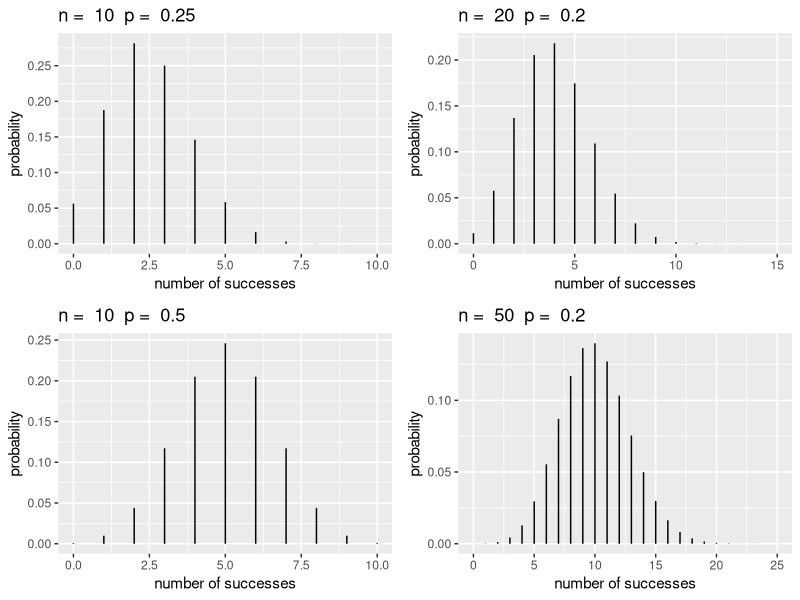
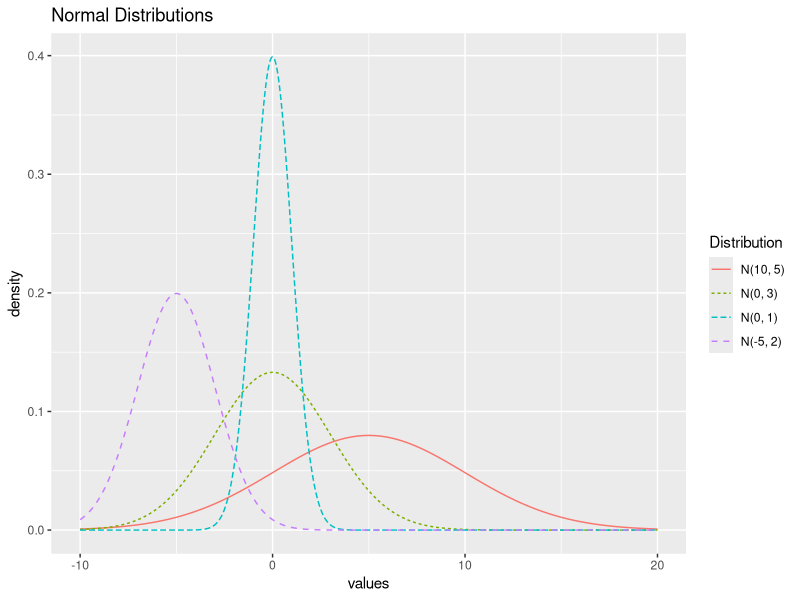
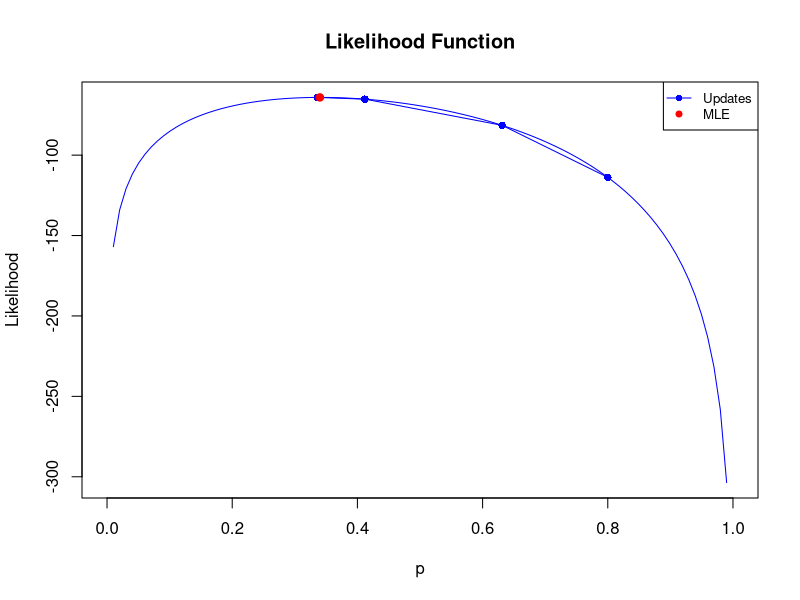

Here is the R script that generated these plots, in order:
## ---- chunk 1
knitr::opts_chunk$set(echo = TRUE, warning = FALSE, message = FALSE)
## ---- chunk 2
library(gridExtra)  
library(tidyverse)

plotBinomial=function(n,p){
  y1 <- 0:n  # possible values
  prob <- dbinom(y1, n, p)  # P(Y=y)
  BBGdf <- data.frame(y1, prob)
  ggplot(data = BBGdf, aes(x = y1, xend = y1, y = 0, yend = prob)) + 
    geom_segment() + 
    xlab("number of successes") + ylab("probability") + labs(title=paste("n = ", n, " p = ", p))
}
Binom1 <- plotBinomial(10,.25) + xlim(0, 10) + scale_y_continuous(breaks = c(0.00, 0.05, 0.10, 0.15, 0.20, 0.25))
Binom2 <- plotBinomial(20,.2) + xlim(0, 15)
Binom3 <- plotBinomial(10,.5) + xlim(0, 10)
Binom4 <- plotBinomial(50,.2) + xlim(0, 25)
grid.arrange(Binom1,Binom2,Binom3,Binom4,ncol=2)
## ---- chunk 3
dbinom(2, size = 10, prob = .25)
## ---- chunk 4
#normalPlots
x <- seq(-10, 20, by = 0.01)
norm1 <- dnorm(x, -5, 2)
norm2 <- dnorm(x, 0 , 1)
norm3 <- dnorm(x, 5, 5)
norm4 <- dnorm(x, 0, 3)
normDf <- tibble(x, norm1, norm2, norm3, norm4) %>%
  rename(`N(-5, 2)` = norm1,
         `N(0, 1)` = norm2,
         `N(10, 5)` = norm3,
         `N(0, 3)` = norm4) %>%
  gather(2:5, key = "Distribution", value = "value") %>%
  mutate(Distribution = factor(Distribution, 
    levels = c("N(10, 5)","N(0, 3)", "N(0, 1)", "N(-5, 2)")))
ggplot(data = normDf, 
       aes(x = x, y = value, color = Distribution)) +
  geom_line(aes(linetype = Distribution)) +
  xlab("values") + ylab("density") + 
  labs(title = "Normal Distributions")
## ---- chunk 5
set.seed(42) # For reproducibility
sample_data <- rbinom(1000, size = 1, prob = 0.3) # Assuming success probability of 0.3

# Log-likelihood function for Bernoulli distribution
log_likelihood_bernoulli <- function(p, data) {
  n <- length(data)
  log_likelihood <- sum(data * log(p) + (1 - data) * log(1 - p))
  return(-log_likelihood) # Negative to be used with optimization functions (minimization)
}

# Initial parameter value for optimization (probability of success)
initial_param <- 0.8

# Find MLE using optim
result <- optim(
  par = initial_param, fn = log_likelihood_bernoulli,
  data = sample_data, method = "Brent", lower = 0, upper = 1
) # If bounds aren't provided, use method="BFGS"


# MLE estimate of p
mle_p <- result$par

# Print the result
cat("MLE of p:", mle_p, "\n")
## ---- chunk 6
# First derivative of the log-likelihood function
log_likelihood_bernoulli_prime <- function(p, data) {
  n <- length(data)
  d_log_likelihood <- sum(data / p - (1 - data) / (1 - p))
  return(-d_log_likelihood) # Negative to be used with optimization functions (minimization)
}
# Second derivative of the log-likelihood function
log_likelihood_bernoulli_double_prime <- function(p, data) {
  n <- length(data)
  dd_log_likelihood <- sum(-data / p^2 - (1 - data) / (1 - p)^2)
  return(-dd_log_likelihood) # Negative to be used with optimization functions (minimization)
}
# Initial parameter value for optimization (probability of success)
initial_param <- 0.8
# Newton-Raphson algorithm for optimization
tolerance <- 1e-8
max_iterations <- 1000
p <- initial_param
for (i in 1:max_iterations) {
  p_new <- p - log_likelihood_bernoulli_prime(p, sample_data) /
    log_likelihood_bernoulli_double_prime(p, sample_data)
  if (abs(p_new - p) < tolerance) {
    break
  }
  p <- p_new
}
# Print the result
cat("MLE of p:", p, "\n")
## ---- chunk 7
# Sample data (replace this with your observed data)
set.seed(42) # For reproducibility
sample_data <- rbinom(100, size = 1, prob = 0.3) # Assuming success probability of 0.3

# Log-likelihood function for Bernoulli distribution
log_likelihood_bernoulli <- function(p, data) {
  n <- length(data)
  log_likelihood <- sum(data * log(p) + (1 - data) * log(1 - p))
  return(log_likelihood)
}

# First derivative of the log-likelihood function
log_likelihood_bernoulli_prime <- function(p, data) {
  n <- length(data)
  d_log_likelihood <- sum(data / p - (1 - data) / (1 - p))
  return(d_log_likelihood)
}

# Second derivative of the log-likelihood function
log_likelihood_bernoulli_double_prime <- function(p, data) {
  n <- length(data)
  dd_log_likelihood <- sum(-data / p^2 - (1 - data) / (1 - p)^2)
  return(dd_log_likelihood)
}

# Initial parameter value for optimization (probability of success)
initial_param <- 0.8

# Newton-Raphson algorithm for optimization
tolerance <- 1e-8
max_iterations <- 1000
p <- initial_param
p_values <- c(p) # To store the trajectory of updates
log_likelihood_values <- c(log_likelihood_bernoulli(p, sample_data)) # To store the log-likelihood values

for (i in 1:max_iterations) {
  p_new <- p - log_likelihood_bernoulli_prime(p, sample_data) / log_likelihood_bernoulli_double_prime(p, sample_data)
  p_values <- c(p_values, p_new) # Store the updated p
  log_likelihood_values <- c(log_likelihood_values, log_likelihood_bernoulli(p_new, sample_data)) # Store the log-likelihood value for the updated p
  if (abs(p_new - p) < tolerance) {
    break
  }
  p <- p_new
}

# MLE estimate of p
mle_p <- p

# Plotting the likelihood function
likelihood_function <- function(p) {
  return(log_likelihood_bernoulli(p, sample_data))
}

p_grid <- seq(0, 1, length.out = 100)
likelihood_values <- sapply(p_grid, likelihood_function)

plot(p_grid, likelihood_values, type = "l", xlab = "p", ylab = "Likelihood", main = "Likelihood Function", col = "blue")

# Plotting the solution trajectory during updates
iterations <- length(p_values)

# Aligning 'p_values' and 'log_likelihood_values' to have the same length
log_likelihood_values_at_p_values <- sapply(p_values, function(p) log_likelihood_bernoulli(p, sample_data))

for (i in 1:(iterations - 1)) {
  points(p_values[i], log_likelihood_values_at_p_values[i], col = "blue", pch = 16)
  lines(c(p_values[i], p_values[i + 1]), c(log_likelihood_values_at_p_values[i], log_likelihood_values_at_p_values[i + 1]), col = "blue")
}

points(mle_p, log_likelihood_bernoulli(mle_p, sample_data), col = "red", pch = 19)
legend("topright", legend = c("Updates", "MLE"), col = c("blue", "red"), pch = c(16, 19), lty = c(1, NA), cex = 0.8)
